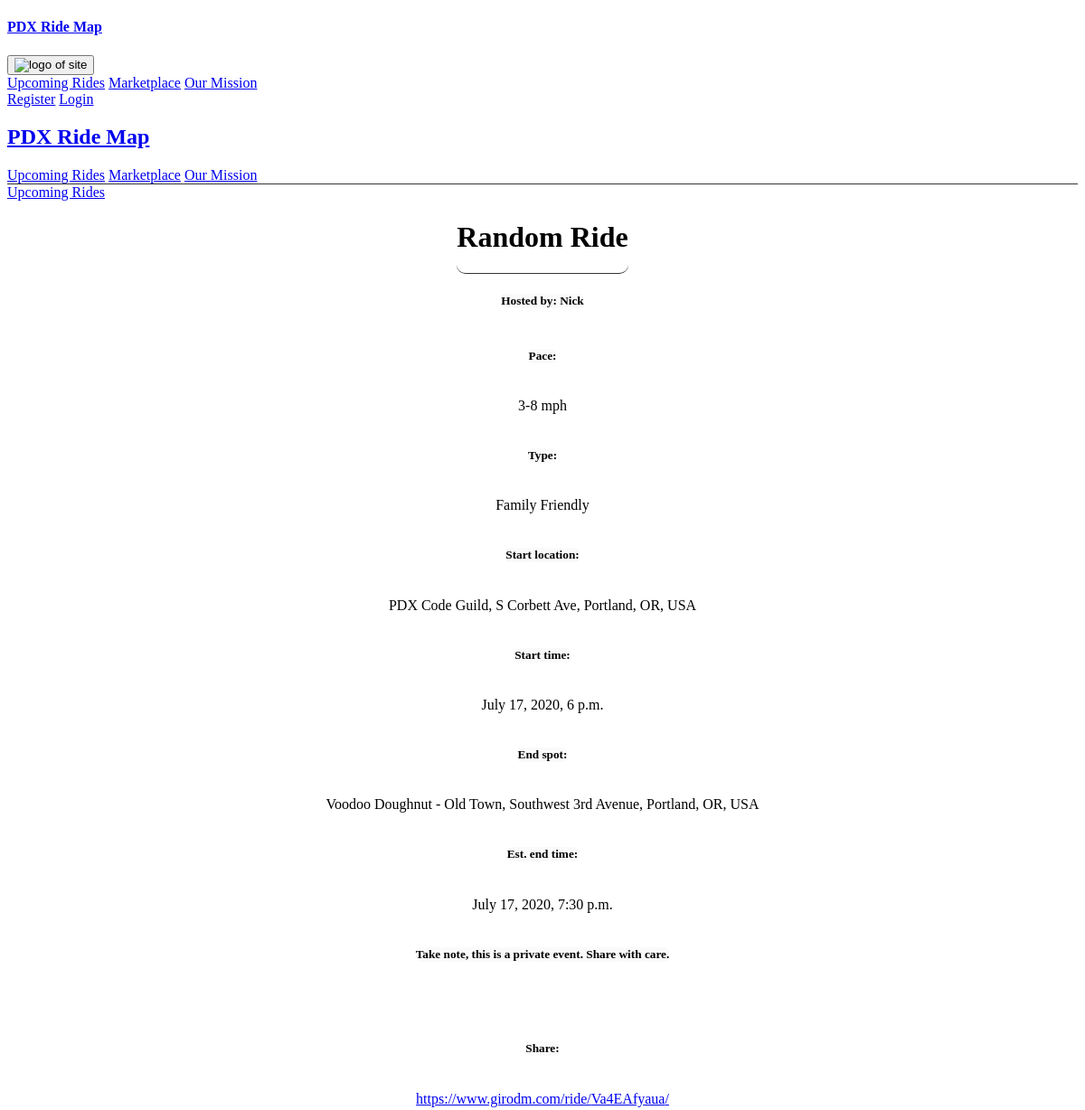
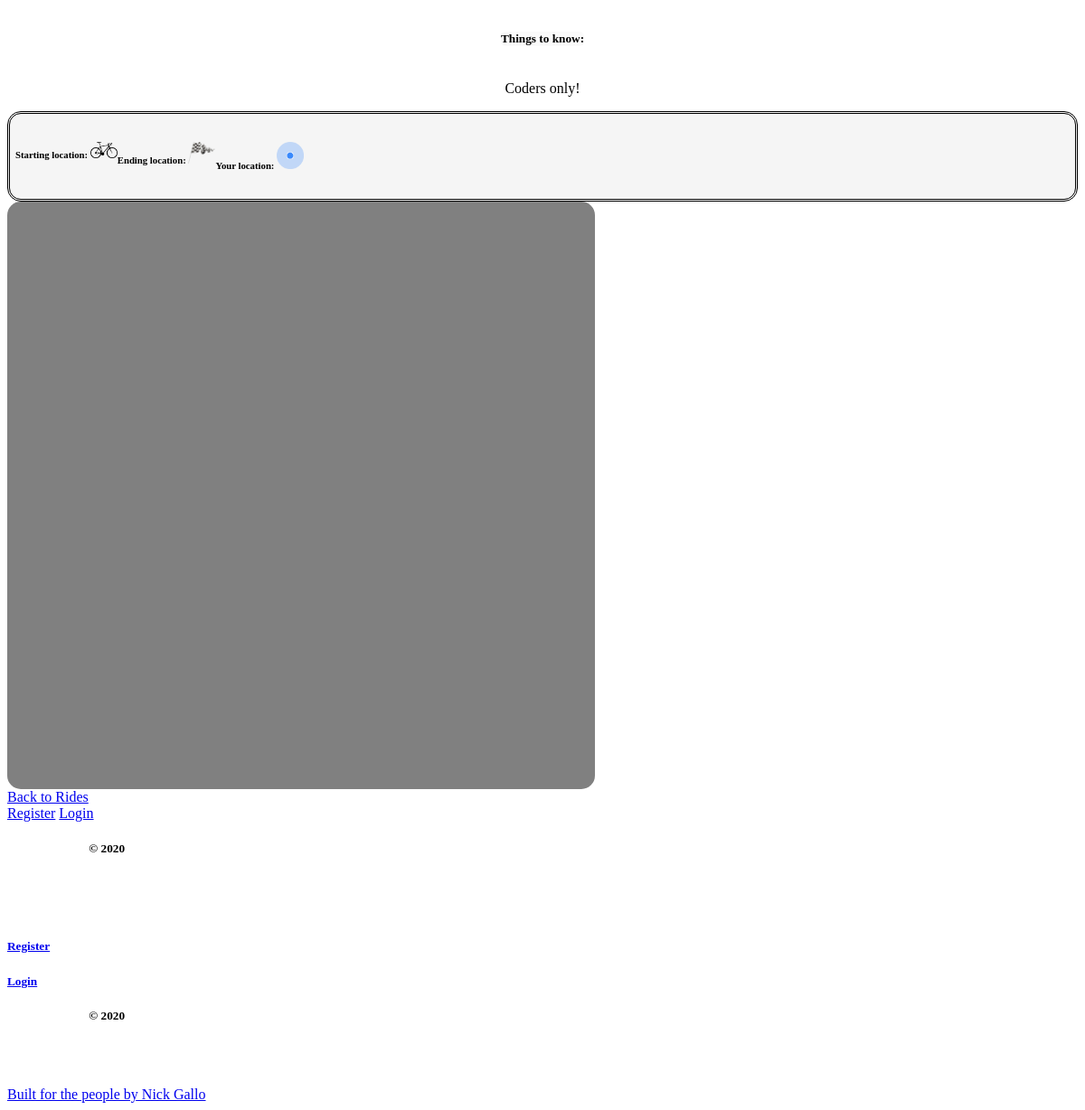
Screenshot of /ride/Va4EAfyaua/ with the database file from the repository (2 pictures, top to bottom).
### girodm/models.py (models this page shows, shortened)
class Ride(models.Model):
    created_by = models.ForeignKey(get_user_model(),null=True, blank=True, on_delete=models.CASCADE)
    ride_name = models.CharField(max_length=30)
    host_name = models.CharField(max_length=30)
    start_location = models.CharField(max_length=200)
    start_time = models.DateTimeField()
    start_long = models.FloatField(null=True)
    start_lat  = models.FloatField(null=True)
    end_location = models.CharField(max_length=200)
    end_time = models.DateTimeField()
    end_long = models.FloatField(null=True)
    end_lat  = models.FloatField(null=True)
    private = models.BooleanField(default=False)
    code = models.CharField(max_length=10)
    comments = models.TextField()
    times_clicked = models.IntegerField(default=0)
    ride_type = models.CharField(
        max_length=200,
        choices=RIDE_TYPE,
        default = 'ff'
    )
    ride_pace = models.CharField(
        max_length=200,
        choices=RIDE_PACE,
        default = 'md'
    )

### girodm/views.py (the view)
# urls.py: path('ride/<str:code>/', views.detail, name="detail"),
def detail(request, code):
    ride = None
    try:
        ride = Ride.objects.get(code=code)
        ride.times_clicked += 1
        ride.save()
    except Ride.DoesNotExist:
        raise Http404("Ride does not exist")
    context = {'ride': ride, 'google_maps_api_key': settings.GOOGLE_API_KEY,}
    return render(request, 'girodm/ride.html',context)

### girodm/templates/girodm/ride.html (shortened to what this page needs)
{% extends 'girodm/base.html' %}
{% load static %}
{% block head %}
<link rel="stylesheet" type="text/css" href="{% static 'girodm/css/ride.css' %}">
{% endblock %}
{% block content %}
<div class="userDiv">
</div>
<a class="buttonLinks" href="{% url 'girodm:viewrides' %}">Upcoming Rides</a>
<div class="rideDiv">
  <div class="rideHeader">
    <h1>{{ride.ride_name}}</h1>
  </div>
  <h5 class="h5Tag">Hosted by: {{ride.host_name}}</h5>
  <h5 class="h5Tag">Pace:</h5>
  <p>{{ride.get_ride_pace_display}}</p>
  <h5 class="h5Tag">Type:</h5>
  <p> {{ride.get_ride_type_display}}</p>
  <h5 class="h5Tag">Start location:</h5>
  <p> {{ride.start_location}}</p>
  <h5 class="h5Tag">Start time:</h5>
  <p> {{ride.start_time}}</p>
  <h5 class="h5Tag">End spot:</h5>
  <p>{{ride.end_location}}</p>
  <h5 class="h5Tag">Est. end time:</h5>
  <p>{{ride.end_time}}</p>
  {% if ride.private == True %}
  <h5 class="h5Tag">Take note, this is a private event. Share with care.<h5>
      {% endif %}
      <h5 class="h5Tag">Share:</h5>
      <p>
        <a id="rideLink"
          href="https://www.girodm.com/ride/{{ride.code}}/">https://www.girodm.com/ride/{{ride.code}}/</a>
      </p>
      <h5 class="h5Tag thingsToKnow">Things to know:</h5>
      <p>
        {{ride.comments}}
      </p>
</div>
<div class="legend">
  <div class="icon">
    <h6>Starting location: <img class="iconImg" src="/static/girodm/images/future_logo.png"></h6>
  </div>
  <div class="icon">
    <h6>Ending location: <img class="iconImg" src="/static/girodm/images/end_flag.png"></h6>
  </div>
  <div class="icon">
    <h6>Your location: <img class="iconImg" src="/static/girodm/images/streetview_icon.png"></h6>
  </div>
</div>
<div class="map" id="map">
</div>
<a href="{% url 'girodm:viewrides' %}">Back to Rides</a>
{% endblock %}

### static/girodm/css/ride.css (style rules this page uses)
.userDiv { border-bottom: 1px solid #333333; }
.rideDiv { display: flex; flex-direction: column; align-items: center; }
.rideHeader { border-bottom: 1px solid #333333; border-radius: 10px; }
.h5Tag { background-color: rgba(245, 245, 245, 0.52); border-radius: 5px; }
.legend { display: flex; flex-direction: row space-between; background-color: rgba(245, 245, 245, 0.959); border-radius: 15px; border-style: double; padding: 6px; }
.map { width: 100%; height: 450px; background-color: grey; border-radius: 15px; }
.iconImg { width: 30px; height: auto; }
@media (min-width: 1200px) { #map { width: 650px; height: 650px; background-color: grey; border-radius: 15px; } }

### rows the page displays
Ride: ride_name "Random Ride", host_name "Nick", ride_pace "3-8 mph", ride_type "Family Friendly", start_location "PDX Code Guild, S Corbett Ave, Portland, OR, USA", start_time "July 17, 2020, 6 p.m.", end_location "Voodoo Doughnut - Old Town, Southwest 3rd Avenue, Portland, OR, USA", end_time "July 17, 2020, 7:30 p.m.", code "Va4EAfyaua", comments "Coders only!"
